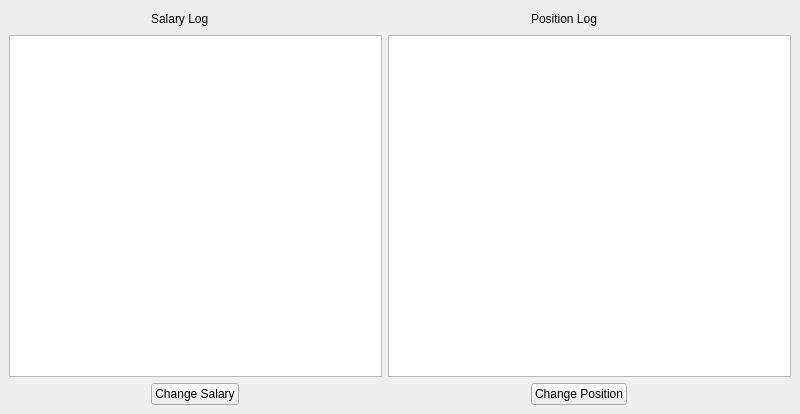
<?xml version="1.0" encoding="UTF-8"?>
<ui version="4.0">
 <class>MainWindow</class>
 <widget class="QMainWindow" name="MainWindow">
  <property name="geometry">
   <rect>
    <x>0</x>
    <y>0</y>
    <width>800</width>
    <height>414</height>
   </rect>
  </property>
  <property name="windowTitle">
   <string>MainWindow</string>
  </property>
  <widget class="QWidget" name="centralwidget">
   <layout class="QGridLayout" name="gridLayout">
    <item row="0" column="0">
     <spacer name="horizontalSpacer">
      <property name="orientation">
       <enum>Qt::Horizontal</enum>
      </property>
      <property name="sizeHint" stdset="0">
       <size>
        <width>144</width>
        <height>20</height>
       </size>
      </property>
     </spacer>
    </item>
    <item row="0" column="1">
     <widget class="QLabel" name="salaryLogLabel">
      <property name="text">
       <string>Salary Log</string>
      </property>
     </widget>
    </item>
    <item row="0" column="2">
     <spacer name="horizontalSpacer_2">
      <property name="orientation">
       <enum>Qt::Horizontal</enum>
      </property>
      <property name="sizeHint" stdset="0">
       <size>
        <width>145</width>
        <height>20</height>
       </size>
      </property>
     </spacer>
    </item>
    <item row="0" column="3">
     <spacer name="horizontalSpacer_3">
      <property name="orientation">
       <enum>Qt::Horizontal</enum>
      </property>
      <property name="sizeHint" stdset="0">
       <size>
        <width>144</width>
        <height>20</height>
       </size>
      </property>
     </spacer>
    </item>
    <item row="0" column="4">
     <widget class="QLabel" name="label_2">
      <property name="text">
       <string>Position Log</string>
      </property>
     </widget>
    </item>
    <item row="0" column="5" colspan="2">
     <spacer name="horizontalSpacer_4">
      <property name="orientation">
       <enum>Qt::Horizontal</enum>
      </property>
      <property name="sizeHint" stdset="0">
       <size>
        <width>172</width>
        <height>20</height>
       </size>
      </property>
     </spacer>
    </item>
    <item row="1" column="0" colspan="3">
     <widget class="QTableWidget" name="salaryTableWidget"/>
    </item>
    <item row="1" column="3" colspan="4">
     <widget class="QTableWidget" name="positionTableWidget"/>
    </item>
    <item row="2" column="0">
     <spacer name="horizontalSpacer_5">
      <property name="orientation">
       <enum>Qt::Horizontal</enum>
      </property>
      <property name="sizeHint" stdset="0">
       <size>
        <width>144</width>
        <height>20</height>
       </size>
      </property>
     </spacer>
    </item>
    <item row="2" column="1">
     <widget class="QPushButton" name="pushButton">
      <property name="text">
       <string>Change Salary</string>
      </property>
     </widget>
    </item>
    <item row="2" column="2">
     <spacer name="horizontalSpacer_6">
      <property name="orientation">
       <enum>Qt::Horizontal</enum>
      </property>
      <property name="sizeHint" stdset="0">
       <size>
        <width>145</width>
        <height>20</height>
       </size>
      </property>
     </spacer>
    </item>
    <item row="2" column="3">
     <spacer name="horizontalSpacer_7">
      <property name="orientation">
       <enum>Qt::Horizontal</enum>
      </property>
      <property name="sizeHint" stdset="0">
       <size>
        <width>144</width>
        <height>20</height>
       </size>
      </property>
     </spacer>
    </item>
    <item row="2" column="4" colspan="2">
     <widget class="QPushButton" name="pushButton_2">
      <property name="text">
       <string>Change Position</string>
      </property>
     </widget>
    </item>
    <item row="2" column="6">
     <spacer name="horizontalSpacer_8">
      <property name="orientation">
       <enum>Qt::Horizontal</enum>
      </property>
      <property name="sizeHint" stdset="0">
       <size>
        <width>144</width>
        <height>20</height>
       </size>
      </property>
     </spacer>
    </item>
   </layout>
  </widget>
 </widget>
 <resources/>
 <connections/>
</ui>
